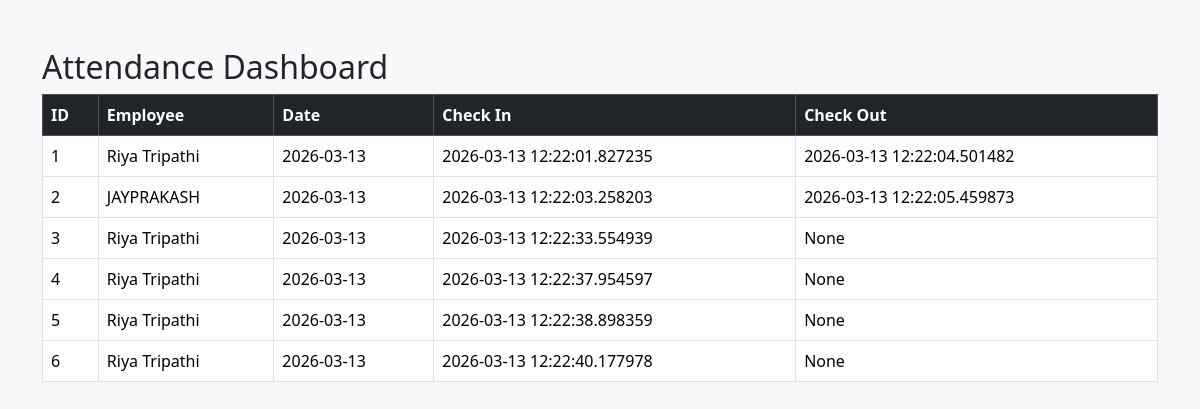
The page /attendance on the database as committed earlier.
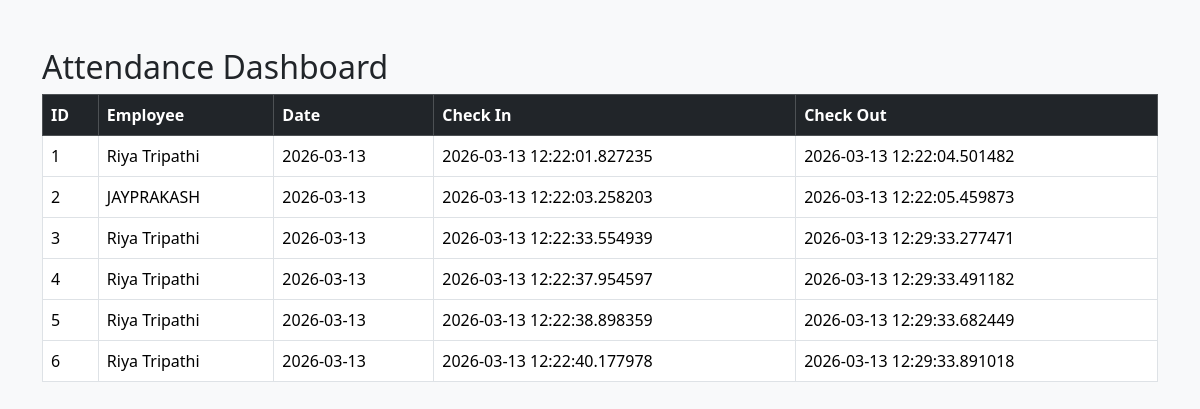
The same page on the database as committed later.
### models.py (models this page shows)
class Attendance(db.Model):
    att_id = db.Column(db.Integer, primary_key=True)
    emp_id = db.Column(db.Integer, db.ForeignKey('employee.emp_id'))
    employee = db.relationship('Employee')
    check_in = db.Column(db.DateTime, default=datetime.utcnow)
    check_out = db.Column(db.DateTime)
    date = db.Column(db.Date, default=datetime.utcnow)

class Employee(db.Model):
    emp_id = db.Column(db.Integer, primary_key=True)
    emp_name = db.Column(db.String(100), nullable=False)
    email = db.Column(db.String(120))
    phone = db.Column(db.String(20))
    department_id = db.Column(db.Integer, db.ForeignKey('department.dept_id'))
    department = db.relationship('Department')
    status = db.Column(db.String(50), default='active')

### routes/attendance_routes.py (the view)
@attendance_bp.route('/attendance')
def attendance():
    attendance = Attendance.query.all()
    return render_template("attendance.html", attendance=attendance)

### templates/attendance.html (shortened to what this page needs)
<!DOCTYPE html>
<html>
<head>
<link href="https://cdn.jsdelivr.net/npm/bootstrap@5.3.2/dist/css/bootstrap.min.css" rel="stylesheet">
</head>
<body class="bg-light">
<div class="container mt-5">
<h2>Attendance Dashboard</h2>
<table class="table table-bordered">
<thead class="table-dark">
<tr>
<th>ID</th>
<th>Employee</th>
<th>Date</th>
<th>Check In</th>
<th>Check Out</th>
</tr>
</thead>
<tbody>
{% for att in attendance %}
<tr>
<td>{{ att.att_id }}</td>
<td>{{ att.employee.emp_name }}</td>
<td>{{ att.date }}</td>
<td>{{ att.check_in }}</td>
<td>{{ att.check_out }}</td>
</tr>
{% endfor %}
</tbody>
</table>
</div>
</body>
</html>

Rows that differ between the two databases and show on the page:
changed Attendance id 3: check_out "None" → "2026-03-13 12:29:33.277471"
changed Attendance id 4: check_out "None" → "2026-03-13 12:29:33.491182"
changed Attendance id 5: check_out "None" → "2026-03-13 12:29:33.682449"
changed Attendance id 6: check_out "None" → "2026-03-13 12:29:33.891018"
